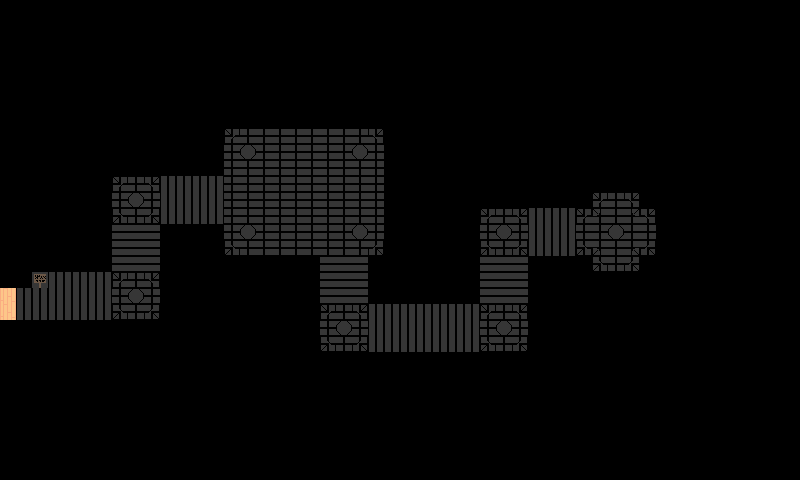

This is a level from a 2D game, rendered from its Tiled map with the project's own tilesets. A one-line summary and the complete map file follow:
An orthogonal 50x30 tile map with 16x16 px tiles, 2 tile layers (Tile Layer 1, Tile Layer 2), 2 tilesets.

<map version="1.10" tiledversion="1.10.1" orientation="orthogonal" renderorder="right-down" width="50" height="30" tilewidth="16" tileheight="16" infinite="0" nextlayerid="3" nextobjectid="1">
 <tileset firstgid="1" source="ground tlst6.tsx" />
 <tileset firstgid="55" source="ground tlst3.tsx" />
 <layer id="1" name="Tile Layer 1" width="50" height="30">
  <data encoding="csv">
0,0,0,0,0,0,0,0,0,0,0,0,0,0,0,0,0,0,0,0,0,0,0,0,0,0,0,0,0,0,0,0,0,0,0,0,0,0,0,0,0,0,0,0,0,0,0,0,0,0,
0,0,0,0,0,0,0,0,0,0,0,0,0,0,0,0,0,0,0,0,0,0,0,0,0,0,0,0,0,0,0,0,0,0,0,0,0,0,0,0,0,0,0,0,0,0,0,0,0,0,
0,0,0,0,0,0,0,0,0,0,0,0,0,0,0,0,0,0,0,0,0,0,0,0,0,0,0,0,0,0,0,0,0,0,0,0,0,0,0,0,0,0,0,0,0,0,0,0,0,0,
0,0,0,0,0,0,0,0,0,0,0,0,0,0,0,0,0,0,0,0,0,0,0,0,0,0,0,0,0,0,0,0,0,0,0,0,0,0,0,0,0,0,0,0,0,0,0,0,0,0,
0,0,0,0,0,0,0,0,0,0,0,0,0,0,0,0,0,0,0,0,0,0,0,0,0,0,0,0,0,0,0,0,0,0,0,0,0,0,0,0,0,0,0,0,0,0,0,0,0,0,
0,0,0,0,0,0,0,0,0,0,0,0,0,0,0,0,0,0,0,0,0,0,0,0,0,0,0,0,0,0,0,0,0,0,0,0,0,0,0,0,0,0,0,0,0,0,0,0,0,0,
0,0,0,0,0,0,0,0,0,0,0,0,0,0,0,0,0,0,0,0,0,0,0,0,0,0,0,0,0,0,0,0,0,0,0,0,0,0,0,0,0,0,0,0,0,0,0,0,0,0,
0,0,0,0,0,0,0,0,0,0,0,0,0,0,0,0,0,0,0,0,0,0,0,0,0,0,0,0,0,0,0,0,0,0,0,0,0,0,0,0,0,0,0,0,0,0,0,0,0,0,
0,0,0,0,0,0,0,0,0,0,0,0,0,0,53,53,53,53,53,53,53,53,53,53,0,0,0,0,0,0,0,0,0,0,0,0,0,0,0,0,0,0,0,0,0,0,0,0,0,0,
0,0,0,0,0,0,0,0,0,0,0,0,0,0,53,53,53,53,53,53,53,53,53,53,0,0,0,0,0,0,0,0,0,0,0,0,0,0,0,0,0,0,0,0,0,0,0,0,0,0,
0,0,0,0,0,0,0,0,0,0,0,0,0,0,53,53,53,53,53,53,53,53,53,53,0,0,0,0,0,0,0,0,0,0,0,0,0,0,0,0,0,0,0,0,0,0,0,0,0,0,
0,0,0,0,0,0,0,53,53,53,6,6,6,6,53,53,53,53,53,53,53,53,53,53,0,0,0,0,0,0,0,0,0,0,0,0,0,0,0,0,0,0,0,0,0,0,0,0,0,0,
0,0,0,0,0,0,0,53,53,53,6,6,6,6,53,53,53,53,53,53,53,53,53,53,0,0,0,0,0,0,0,0,0,0,0,0,0,53,53,53,0,0,0,0,0,0,0,0,0,0,
0,0,0,0,0,0,0,53,53,53,6,6,6,6,53,53,53,53,53,53,53,53,53,53,0,0,0,0,0,0,53,53,53,0,0,0,53,53,53,53,53,0,0,0,0,0,0,0,0,0,
0,0,0,0,0,0,0,21,21,21,0,0,0,0,53,53,53,53,53,53,53,53,53,53,0,0,0,0,0,0,53,53,53,0,0,0,53,53,53,53,53,0,0,0,0,0,0,0,0,0,
0,0,0,0,0,0,0,21,21,21,0,0,0,0,53,53,53,53,53,53,53,53,53,53,0,0,0,0,0,0,53,53,53,0,0,0,53,53,53,53,53,0,0,0,0,0,0,0,0,0,
0,0,0,0,0,0,0,21,21,21,0,0,0,0,0,0,0,0,0,0,21,21,21,0,0,0,0,0,0,0,21,21,21,0,0,0,0,53,53,53,0,0,0,0,0,0,0,0,0,0,
0,0,6,6,6,6,6,53,53,53,0,0,0,0,0,0,0,0,0,0,21,21,21,0,0,0,0,0,0,0,21,21,21,0,0,0,0,0,0,0,0,0,0,0,0,0,0,0,0,0,
75,6,6,6,6,6,6,53,53,53,0,0,0,0,0,0,0,0,0,0,21,21,21,0,0,0,0,0,0,0,21,21,21,0,0,0,0,0,0,0,0,0,0,0,0,0,0,0,0,0,
75,6,6,6,6,6,6,53,53,53,0,0,0,0,0,0,0,0,0,0,53,53,53,6,6,6,6,6,6,6,53,53,53,0,0,0,0,0,0,0,0,0,0,0,0,0,0,0,0,0,
0,0,0,0,0,0,0,0,0,0,0,0,0,0,0,0,0,0,0,0,53,53,53,6,6,6,6,6,6,6,53,53,53,0,0,0,0,0,0,0,0,0,0,0,0,0,0,0,0,0,
0,0,0,0,0,0,0,0,0,0,0,0,0,0,0,0,0,0,0,0,53,53,53,6,6,6,6,6,6,6,53,53,53,0,0,0,0,0,0,0,0,0,0,0,0,0,0,0,0,0,
0,0,0,0,0,0,0,0,0,0,0,0,0,0,0,0,0,0,0,0,0,0,0,0,0,0,0,0,0,0,0,0,0,0,0,0,0,0,0,0,0,0,0,0,0,0,0,0,0,0,
0,0,0,0,0,0,0,0,0,0,0,0,0,0,0,0,0,0,0,0,0,0,0,0,0,0,0,0,0,0,0,0,0,0,0,0,0,0,0,0,0,0,0,0,0,0,0,0,0,0,
0,0,0,0,0,0,0,0,0,0,0,0,0,0,0,0,0,0,0,0,0,0,0,0,0,0,0,0,0,0,0,0,0,0,0,0,0,0,0,0,0,0,0,0,0,0,0,0,0,0,
0,0,0,0,0,0,0,0,0,0,0,0,0,0,0,0,0,0,0,0,0,0,0,0,0,0,0,0,0,0,0,0,0,0,0,0,0,0,0,0,0,0,0,0,0,0,0,0,0,0,
0,0,0,0,0,0,0,0,0,0,0,0,0,0,0,0,0,0,0,0,0,0,0,0,0,0,0,0,0,0,0,0,0,0,0,0,0,0,0,0,0,0,0,0,0,0,0,0,0,0,
0,0,0,0,0,0,0,0,0,0,0,0,0,0,0,0,0,0,0,0,0,0,0,0,0,0,0,0,0,0,0,0,0,0,0,0,0,0,0,0,0,0,0,0,0,0,0,0,0,0,
0,0,0,0,0,0,0,0,0,0,0,0,0,0,0,0,0,0,0,0,0,0,0,0,0,0,0,0,0,0,0,0,0,0,0,0,0,0,0,0,0,0,0,0,0,0,0,0,0,0,
0,0,0,0,0,0,0,0,0,0,0,0,0,0,0,0,0,0,0,0,0,0,0,0,0,0,0,0,0,0,0,0,0,0,0,0,0,0,0,0,0,0,0,0,0,0,0,0,0,0
</data>
 </layer>
 <layer id="2" name="Tile Layer 2" width="50" height="30">
  <data encoding="csv">
0,0,0,0,0,0,0,0,0,0,0,0,0,0,0,0,0,0,0,0,0,0,0,0,0,0,0,0,0,0,0,0,0,0,0,0,0,0,0,0,0,0,0,0,0,0,0,0,0,0,
0,0,0,0,0,0,0,0,0,0,0,0,0,0,0,0,0,0,0,0,0,0,0,0,0,0,0,0,0,0,0,0,0,0,0,0,0,0,0,0,0,0,0,0,0,0,0,0,0,0,
0,0,0,0,0,0,0,0,0,0,0,0,0,0,0,0,0,0,0,0,0,0,0,0,0,0,0,0,0,0,0,0,0,0,0,0,0,0,0,0,0,0,0,0,0,0,0,0,0,0,
0,0,0,0,0,0,0,0,0,0,0,0,0,0,0,0,0,0,0,0,0,0,0,0,0,0,0,0,0,0,0,0,0,0,0,0,0,0,0,0,0,0,0,0,0,0,0,0,0,0,
0,0,0,0,0,0,0,0,0,0,0,0,0,0,0,0,0,0,0,0,0,0,0,0,0,0,0,0,0,0,0,0,0,0,0,0,0,0,0,0,0,0,0,0,0,0,0,0,0,0,
0,0,0,0,0,0,0,0,0,0,0,0,0,0,0,0,0,0,0,0,0,0,0,0,0,0,0,0,0,0,0,0,0,0,0,0,0,0,0,0,0,0,0,0,0,0,0,0,0,0,
0,0,0,0,0,0,0,0,0,0,0,0,0,0,0,0,0,0,0,0,0,0,0,0,0,0,0,0,0,0,0,0,0,0,0,0,0,0,0,0,0,0,0,0,0,0,0,0,0,0,
0,0,0,0,0,0,0,0,0,0,0,0,0,0,0,0,0,0,0,0,0,0,0,0,0,0,0,0,0,0,0,0,0,0,0,0,0,0,0,0,0,0,0,0,0,0,0,0,0,0,
0,0,0,0,0,0,0,0,0,0,0,0,0,0,13,0,0,0,0,0,0,0,0,14,0,0,0,0,0,0,0,0,0,0,0,0,0,0,0,0,0,0,0,0,0,0,0,0,0,0,
0,0,0,0,0,0,0,0,0,0,0,0,0,0,0,12,0,0,0,0,0,0,12,0,0,0,0,0,0,0,0,0,0,0,0,0,0,0,0,0,0,0,0,0,0,0,0,0,0,0,
0,0,0,0,0,0,0,0,0,0,0,0,0,0,0,0,0,0,0,0,0,0,0,0,0,0,0,0,0,0,0,0,0,0,0,0,0,0,0,0,0,0,0,0,0,0,0,0,0,0,
0,0,0,0,0,0,0,13,0,14,0,0,0,0,0,0,0,0,0,0,0,0,0,0,0,0,0,0,0,0,0,0,0,0,0,0,0,0,0,0,0,0,0,0,0,0,0,0,0,0,
0,0,0,0,0,0,0,0,12,0,0,0,0,0,0,0,0,0,0,0,0,0,0,0,0,0,0,0,0,0,0,0,0,0,0,0,0,13,53,14,0,0,0,0,0,0,0,0,0,0,
0,0,0,0,0,0,0,22,0,23,0,0,0,0,0,0,0,0,0,0,0,0,0,0,0,0,0,0,0,0,13,0,14,6,6,6,13,47,53,46,14,0,0,0,0,0,0,0,0,0,
0,0,0,0,0,0,0,0,0,0,0,0,0,0,0,12,0,0,0,0,0,0,12,0,0,0,0,0,0,0,0,12,0,6,6,6,53,53,12,53,53,0,0,0,0,0,0,0,0,0,
0,0,0,0,0,0,0,0,0,0,0,0,0,0,22,0,0,0,0,0,0,0,0,23,0,0,0,0,0,0,22,0,23,6,6,6,22,38,53,37,23,0,0,0,0,0,0,0,0,0,
0,0,0,0,0,0,0,0,0,0,0,0,0,0,0,0,0,0,0,0,0,0,0,0,0,0,0,0,0,0,0,0,0,0,0,0,0,22,53,23,0,0,0,0,0,0,0,0,0,0,
0,0,45,0,0,0,0,13,0,14,0,0,0,0,0,0,0,0,0,0,0,0,0,0,0,0,0,0,0,0,0,0,0,0,0,0,0,0,0,0,0,0,0,0,0,0,0,0,0,0,
0,0,0,0,0,0,0,0,12,0,0,0,0,0,0,0,0,0,0,0,0,0,0,0,0,0,0,0,0,0,0,0,0,0,0,0,0,0,0,0,0,0,0,0,0,0,0,0,0,0,
0,0,0,0,0,0,0,22,0,23,0,0,0,0,0,0,0,0,0,0,13,0,14,0,0,0,0,0,0,0,13,0,14,0,0,0,0,0,0,0,0,0,0,0,0,0,0,0,0,0,
0,0,0,0,0,0,0,0,0,0,0,0,0,0,0,0,0,0,0,0,0,12,0,0,0,0,0,0,0,0,0,12,0,0,0,0,0,0,0,0,0,0,0,0,0,0,0,0,0,0,
0,0,0,0,0,0,0,0,0,0,0,0,0,0,0,0,0,0,0,0,22,0,23,0,0,0,0,0,0,0,22,0,23,0,0,0,0,0,0,0,0,0,0,0,0,0,0,0,0,0,
0,0,0,0,0,0,0,0,0,0,0,0,0,0,0,0,0,0,0,0,0,0,0,0,0,0,0,0,0,0,0,0,0,0,0,0,0,0,0,0,0,0,0,0,0,0,0,0,0,0,
0,0,0,0,0,0,0,0,0,0,0,0,0,0,0,0,0,0,0,0,0,0,0,0,0,0,0,0,0,0,0,0,0,0,0,0,0,0,0,0,0,0,0,0,0,0,0,0,0,0,
0,0,0,0,0,0,0,0,0,0,0,0,0,0,0,0,0,0,0,0,0,0,0,0,0,0,0,0,0,0,0,0,0,0,0,0,0,0,0,0,0,0,0,0,0,0,0,0,0,0,
0,0,0,0,0,0,0,0,0,0,0,0,0,0,0,0,0,0,0,0,0,0,0,0,0,0,0,0,0,0,0,0,0,0,0,0,0,0,0,0,0,0,0,0,0,0,0,0,0,0,
0,0,0,0,0,0,0,0,0,0,0,0,0,0,0,0,0,0,0,0,0,0,0,0,0,0,0,0,0,0,0,0,0,0,0,0,0,0,0,0,0,0,0,0,0,0,0,0,0,0,
0,0,0,0,0,0,0,0,0,0,0,0,0,0,0,0,0,0,0,0,0,0,0,0,0,0,0,0,0,0,0,0,0,0,0,0,0,0,0,0,0,0,0,0,0,0,0,0,0,0,
0,0,0,0,0,0,0,0,0,0,0,0,0,0,0,0,0,0,0,0,0,0,0,0,0,0,0,0,0,0,0,0,0,0,0,0,0,0,0,0,0,0,0,0,0,0,0,0,0,0,
0,0,0,0,0,0,0,0,0,0,0,0,0,0,0,0,0,0,0,0,0,0,0,0,0,0,0,0,0,0,0,0,0,0,0,0,0,0,0,0,0,0,0,0,0,0,0,0,0,0
</data>
 </layer>
</map>
